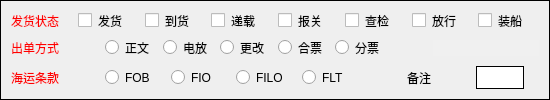
    <widget class="QWidget" name="widget_3" native="true">
     <property name="sizePolicy">
      <sizepolicy hsizetype="Expanding" vsizetype="Expanding">
       <horstretch>1</horstretch>
       <verstretch>0</verstretch>
      </sizepolicy>
     </property>
     <property name="styleSheet">
      <string notr="true">QWidget{	
	font: 14pt &quot;微软雅黑&quot;;
	border:none;
	border:1px solid rgb(0,0,0);
	font: 12pt &quot;微软雅黑&quot;;
}
QWidget QLabel{
	border:none;
	
}
QWidget QLineEdit{
	font: 12pt &quot;微软雅黑&quot;;	
}</string>
     </property>
     <layout class="QHBoxLayout" name="horizontalLayout_13">
      <item>
       <layout class="QVBoxLayout" name="verticalLayout_2">
        <item>
         <layout class="QHBoxLayout" name="horizontalLayout_9">
          <item>
           <widget class="QLabel" name="label">
            <property name="styleSheet">
             <string notr="true">color:red;</string>
            </property>
            <property name="text">
             <string>发货状态</string>
            </property>
           </widget>
          </item>
          <item>
           <widget class="QCheckBox" name="operation_fahuo_checkbox">
            <property name="styleSheet">
             <string notr="true">border:none;</string>
            </property>
            <property name="text">
             <string>发货</string>
            </property>
           </widget>
          </item>
          <item>
           <widget class="QCheckBox" name="operation_daohuo_checkbox">
            <property name="styleSheet">
             <string notr="true">border:none;</string>
            </property>
            <property name="text">
             <string>到货</string>
            </property>
           </widget>
          </item>
          <item>
           <widget class="QCheckBox" name="operation_dizai_checkbox">
            <property name="styleSheet">
             <string notr="true">border:none;</string>
            </property>
            <property name="text">
             <string>递载</string>
            </property>
           </widget>
          </item>
          <item>
           <widget class="QCheckBox" name="checkBox_18">
            <property name="styleSheet">
             <string notr="true">border:none;</string>
            </property>
            <property name="text">
             <string>报关</string>
            </property>
           </widget>
          </item>
          <item>
           <widget class="QCheckBox" name="operation_jiancha_checkbox">
            <property name="styleSheet">
             <string notr="true">border:none;</string>
            </property>
            <property name="text">
             <string>查检</string>
            </property>
           </widget>
          </item>
          <item>
           <widget class="QCheckBox" name="operation_fangxing_checkbox">
            <property name="styleSheet">
             <string notr="true">border:none;</string>
            </property>
            <property name="text">
             <string>放行</string>
            </property>
           </widget>
          </item>
          <item>
           <widget class="QCheckBox" name="operation_zhuangzai_chexkbox">
            <property name="styleSheet">
             <string notr="true">border:none;</string>
            </property>
            <property name="text">
             <string>装船</string>
            </property>
           </widget>
          </item>
         </layout>
        </item>
        <item>
         <layout class="QHBoxLayout" name="horizontalLayout_10">
          <property name="spacing">
           <number>45</number>
          </property>
          <item>
           <widget class="QLabel" name="label_40">
            <property name="sizePolicy">
             <sizepolicy hsizetype="Expanding" vsizetype="Expanding">
              <horstretch>1</horstretch>
              <verstretch>0</verstretch>
             </sizepolicy>
            </property>
            <property name="styleSheet">
             <string notr="true">color:red;</string>
            </property>
            <property name="text">
             <string>出单方式</string>
            </property>
           </widget>
          </item>
          <item>
           <widget class="QGroupBox" name="groupBox">
            <property name="sizePolicy">
             <sizepolicy hsizetype="Expanding" vsizetype="Expanding">
              <horstretch>9</horstretch>
              <verstretch>0</verstretch>
             </sizepolicy>
            </property>
            <property name="styleSheet">
             <string notr="true">border:none;
</string>
            </property>
            <property name="title">
             <string/>
            </property>
            <layout class="QHBoxLayout" name="horizontalLayout_5">
             <property name="leftMargin">
              <number>0</number>
             </property>
             <property name="topMargin">
              <number>0</number>
             </property>
             <property name="rightMargin">
              <number>0</number>
             </property>
             <property name="bottomMargin">
              <number>0</number>
             </property>
             <item>
              <widget class="QRadioButton" name="operation_zhengwen_radio">
               <property name="styleSheet">
                <string notr="true">border:none;</string>
               </property>
               <property name="text">
                <string>正文</string>
               </property>
              </widget>
             </item>
             <item>
              <widget class="QRadioButton" name="operation_dianfang_radio">
               <property name="styleSheet">
                <string notr="true">border:none;</string>
               </property>
               <property name="text">
                <string>电放</string>
               </property>
              </widget>
             </item>
             <item>
              <widget class="QRadioButton" name="operation_genggai_radio">
               <property name="styleSheet">
                <string notr="true">border:none;</string>
               </property>
               <property name="text">
                <string>更改</string>
               </property>
              </widget>
             </item>
             <item>
              <widget class="QRadioButton" name="operation_hepiao_radio">
               <property name="styleSheet">
                <string notr="true">border:none;</string>
               </property>
               <property name="text">
                <string>合票</string>
               </property>
              </widget>
             </item>
             <item>
              <widget class="QRadioButton" name="operation_fenpaio_radio">
               <property name="styleSheet">
                <string notr="true">border:none;</string>
               </property>
               <property name="text">
                <string>分票</string>
               </property>
              </widget>
             </item>
            </layout>
           </widget>
          </item>
          <item>
           <widget class="QLineEdit" name="lineEdit_42">
            <property name="enabled">
             <bool>false</bool>
            </property>
            <property name="styleSheet">
             <string notr="true">background-color: rgb(240, 240, 240);
border:none;</string>
            </property>
           </widget>
          </item>
         </layout>
        </item>
        <item>
         <layout class="QHBoxLayout" name="horizontalLayout_11">
          <property name="spacing">
           <number>45</number>
          </property>
          <property name="rightMargin">
           <number>15</number>
          </property>
          <property name="bottomMargin">
           <number>0</number>
          </property>
          <item>
           <widget class="QLabel" name="label_41">
            <property name="sizePolicy">
             <sizepolicy hsizetype="Expanding" vsizetype="Expanding">
              <horstretch>2</horstretch>
              <verstretch>0</verstretch>
             </sizepolicy>
            </property>
            <property name="styleSheet">
             <string notr="true">color:red;</string>
            </property>
            <property name="text">
             <string>海运条款</string>
            </property>
           </widget>
          </item>
          <item>
           <widget class="QGroupBox" name="groupBox_2">
            <property name="sizePolicy">
             <sizepolicy hsizetype="Expanding" vsizetype="Expanding">
              <horstretch>16</horstretch>
              <verstretch>0</verstretch>
             </sizepolicy>
            </property>
            <property name="styleSheet">
             <string notr="true">border:none;</string>
            </property>
            <property name="title">
             <string/>
            </property>
            <layout class="QHBoxLayout" name="horizontalLayout_6">
             <property name="leftMargin">
              <number>0</number>
             </property>
             <property name="topMargin">
              <number>0</number>
             </property>
             <property name="rightMargin">
              <number>0</number>
             </property>
             <property name="bottomMargin">
              <number>0</number>
             </property>
             <item>
              <widget class="QRadioButton" name="operation_FOB_radio">
               <property name="styleSheet">
                <string notr="true">border:none;</string>
               </property>
               <property name="text">
                <string>FOB</string>
               </property>
              </widget>
             </item>
             <item>
              <widget class="QRadioButton" name="operation_FIO_radio">
               <property name="styleSheet">
                <string notr="true">border:none;</string>
               </property>
               <property name="text">
                <string>FIO</string>
               </property>
              </widget>
             </item>
             <item>
              <widget class="QRadioButton" name="operation_FILO_radio">
               <property name="styleSheet">
                <string notr="true">border:none;</string>
               </property>
               <property name="text">
                <string>FILO</string>
               </property>
              </widget>
             </item>
             <item>
              <widget class="QRadioButton" name="operation_FLT_radio">
               <property name="styleSheet">
                <string notr="true">border:none;</string>
               </property>
               <property name="text">
                <string>FLT</string>
               </property>
              </widget>
             </item>
            </layout>
           </widget>
          </item>
          <item>
           <widget class="QLabel" name="label_42">
            <property name="sizePolicy">
             <sizepolicy hsizetype="Expanding" vsizetype="Expanding">
              <horstretch>1</horstretch>
              <verstretch>0</verstretch>
             </sizepolicy>
            </property>
            <property name="text">
             <string>备注</string>
            </property>
           </widget>
          </item>
          <item>
           <widget class="QLineEdit" name="beizhu_lineedit">
            <property name="sizePolicy">
             <sizepolicy hsizetype="Expanding" vsizetype="Expanding">
              <horstretch>3</horstretch>
              <verstretch>0</verstretch>
             </sizepolicy>
            </property>
            <property name="styleSheet">
             <string notr="true">border:1px solid rgb(0,0,0);</string>
            </property>
           </widget>
          </item>
         </layout>
        </item>
       </layout>
      </item>
     </layout>
    </widget>
